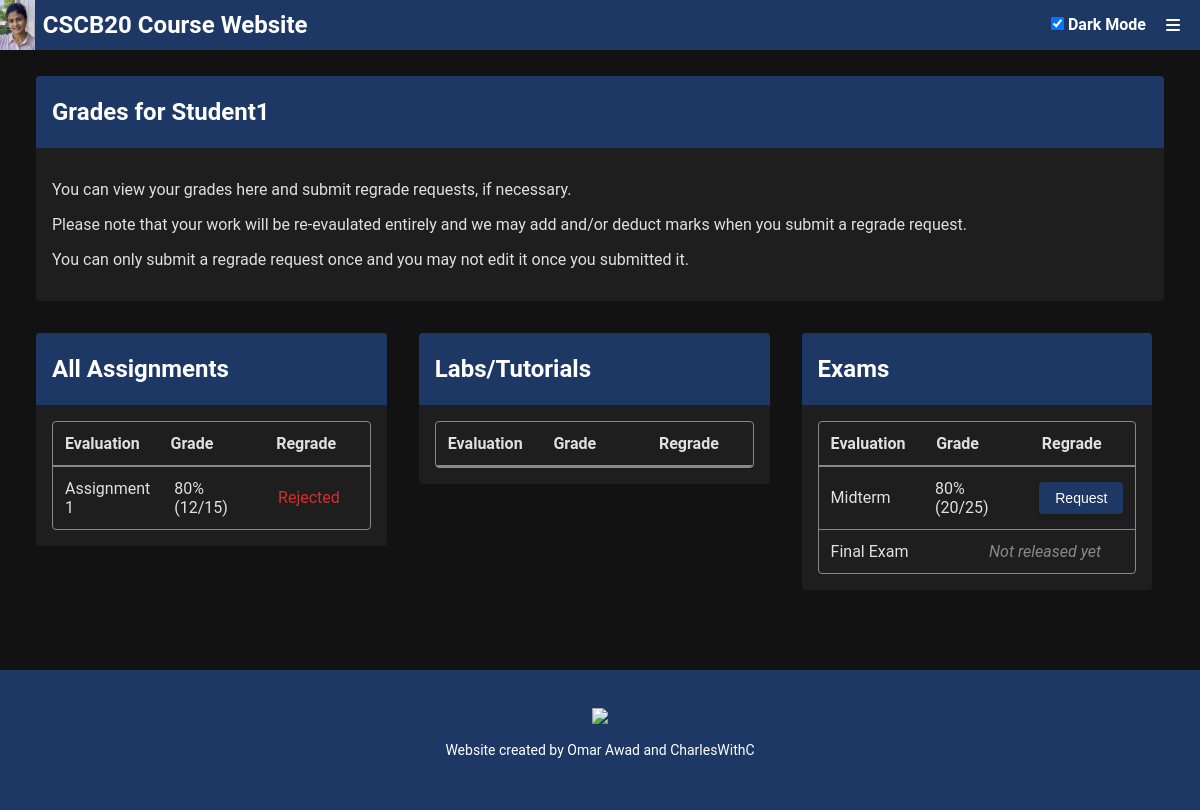
Page /grades (signed in) on the committed database.
### src/app.py (models this page shows, shortened)
class Mark(db.Model):
    __tablename__ = 'marks'
    markId = db.Column(db.Integer, primary_key=True)
    userId = db.Column(db.Integer, db.ForeignKey('users.userId'), nullable=False)
    markGroupId = db.Column(db.Integer, db.ForeignKey('markGroups.groupId'), nullable=False)
    grade = db.Column(db.Integer, nullable=False)
    updatedAt = db.Column(db.Integer, nullable=False)
    remark_requests = db.relationship('RemarkRequest', backref='mark', lazy=True)

class MarkGroup(db.Model):
    __tablename__ = 'markGroups'
    groupId = db.Column(db.Integer, primary_key=True)
    title = db.Column(db.String(255), nullable=False)
    maxGrade = db.Column(db.Integer, nullable=False)
    createdAt = db.Column(db.Integer, nullable=False)
    releasedAt = db.Column(db.Integer, nullable=False)
    marks = db.relationship('Mark', backref='mark_group', lazy=True)
    remark_requests = db.relationship('RemarkRequest', backref='mark_group', lazy=True)

### src/app.py (the view, shortened to what this page needs)
@app.route('/grades')
def grades():
    if 'userId' not in session:
        return redirect(url_for('login', message="Please login to access the grades."))
    current_user_id = session.get('userId')
    current_time = int(time.time())
    if session.get('userInfo', {}).get('accountType') == 'stu':
        student_marks = db.session.query(Mark, MarkGroup, RemarkRequest)\
                            .join(MarkGroup, Mark.markGroupId == MarkGroup.groupId)\
                            .outerjoin(RemarkRequest, Mark.markId == RemarkRequest.markId)\
                            .filter(Mark.userId == current_user_id)\
                            .all()
        return render_template('grades_student.html', student_marks = student_marks, current_time = current_time)

### src/templates/grades_student.html (shortened to what this page needs)
{% extends 'base.html' %}
{% block content %}
<div class="main-container">
    <div class="flex-container">
        <div class="no-flex">
            <div class="container">
                <div class="container-header">
                    <h2>Grades for {{ session['userInfo']['displayName'] }}</h2>
                </div>
                <div class="container-content">
                    <p>You can view your grades here and submit regrade requests, if necessary.</p>
                    <p>Please note that your work will be re-evaulated entirely and we may add and/or deduct marks when you submit a regrade request.</p>
                    <p>You can only submit a regrade request once and you may not edit it once you submitted it.</p>
                </div>
            </div>
        </div>
    </div>
    <div class="contain-33 flex-container">
        <div class="flex-33">
            <div class="container">
                <div class="container-header">
                    <h2>All Assignments</h2>
                </div>
                <div class="container-content">
                    <div class="grades-table">
                        <div class="table-header">
                            <div class="header-cell">Evaluation</div>
                            <div class="header-cell">Grade</div>
                            <div class="header-cell">Regrade</div>
                        </div>
                        {% for mark in student_marks %}
                            {% if ("assignment" in mark[1].title.lower()) %}
                            <div class="table-row">
                                <div class="table-cell">{{ mark[1].title }}</div>
                                {% if mark[1].releasedAt <= current_time %}
                                    <div class="table-cell">{{ 100 * mark[0].grade // mark[1].maxGrade }}% ({{ mark[0].grade }}/{{ mark[1].maxGrade }})</div>
                                {% endif %}
                                <div class="table-cell">
                                    {% if not mark[2] and mark[1].releasedAt <= current_time %}
                                    <button class="regrade-button" data-mark-id="{{ mark[0].markId }}" data-mark-group-title="{{ mark[1].title }}">Request</button>
                                    {% elif mark[2] and mark[2].status == 'Pending' %}
                                    <span class="muted">Requested (Pending)</span>
                                    {% elif mark[2] and mark[2].status == 'Approved' %}
                                    <span class="success-message">Approved</span>
                                    {% elif mark[2] and mark[2].status == 'Rejected' %}
                                    <span class="error-message">Rejected</span>
                                    {% else %}
                                    <span class="muted">Not released yet</span>
                                    {% endif %}
                                </div>
                            </div>
                            {% endif %}
                        {% endfor %}
                    </div>
                </div>
            </div>
        </div>
        <div class="flex-33">
            <div class="container">
                <div class="container-header">
                    <h2>Labs/Tutorials</h2>
                </div>
                <div class="container-content">
                    <div class="grades-table">
                        <div class="table-header">
                            <div class="header-cell">Evaluation</div>
                            <div class="header-cell">Grade</div>
                            <div class="header-cell">Regrade</div>
                        </div>
                    </div>
                </div>
            </div>
        </div>
        <div class="flex-33">
            <div class="container">
                <div class="container-header">
                    <h2>Exams</h2>
                </div>
                <div class="container-content">
                    <div class="grades-table">
                        <div class="table-header">
                            <div class="header-cell">Evaluation</div>
                            <div class="header-cell">Grade</div>
                            <div class="header-cell">Regrade</div>
                        </div>
                        {% for mark in student_marks %}
                            {% if ("exam" in mark[1].title.lower() or "midterm" in mark[1].title.lower() or "final" in mark[1].title.lower()) %}
                            <div class="table-row">
                                <div class="table-cell">{{ mark[1].title }}</div>
                                {% if mark[1].releasedAt <= current_time %}
                                    <div class="table-cell">{{ 100 * mark[0].grade // mark[1].maxGrade }}% ({{ mark[0].grade }}/{{ mark[1].maxGrade }})</div>
                                {% endif %}
                                <div class="table-cell">
                                    {% if not mark[2] and mark[1].releasedAt <= current_time %}
                                    <button class="regrade-button" data-mark-id="{{ mark[0].markId }}" data-mark-group-title="{{ mark[1].title }}">Request</button>
                                    {% elif mark[2] and mark[2].status == 'Pending' %}
                                    <span class="muted">Requested (Pending)</span>
                                    {% elif mark[2] and mark[2].status == 'Approved' %}
                                    <span class="success-message">Approved</span>
                                    {% elif mark[2] and mark[2].status == 'Rejected' %}
                                    <span class="error-message">Rejected</span>
                                    {% else %}
                                    <span class="muted">Not released yet</span>
                                    {% endif %}
                                </div>
                            </div>
                            {% endif %}
                        {% endfor %}
                    </div>
                </div>
            </div>
        </div>
    </div>
</div>
{% endblock %}

### src/templates/base.html (shortened to what this page needs)
<!DOCTYPE html>
<html>
<head>
    <link rel="stylesheet" type="text/css" href="{{ url_for('static', filename='css/styles.css') }}">
    <link rel="stylesheet" type="text/css"
        href="https://cdnjs.cloudflare.com/ajax/libs/font-awesome/6.7.2/css/all.min.css">
</head>
<body>
    <header>
        <div class="header-title">
            <img src="{{ url_for('static', filename='images/purva.png')}}" alt="Purva Gawde">
            <h1><a href="/">CSCB20 Course Website</a></h1>
        </div>
        <div class="header-control">
            <div class="theme-toggle">
                <label for="theme-toggle">
                    <input type="checkbox" id="theme-toggle">
                    Dark Mode
                </label>
            </div>
            <div>
                <nav class="menu">
                    <a class="menu-control-button" href="#"><i class="fa-solid fa-bars"></i></a>
                </nav>
            </div>
        </div>
    </header>
    {% block content %}{% endblock %}
    <footer>
        <a rel="noreferrer" target="_blank" href="https://web.cs.utoronto.ca">
            <img
                src="https://images.squarespace-cdn.com/content/v1/5c8e9a223560c34f9070706f/a580ab2c-54b5-48a3-9434-fb405f29a57e/CSC-Reverse-60-height.png?format=1500w" />
        </a>
        <p>Website created by Omar Awad and <a rel="noreferrer" target="_blank"
                href="https://charlws.com">CharlesWithC</a></p>
    </footer>
</body>
</html>
</html>

### src/static/css/styles.css (style rules this page uses)
:root { --body-background: #ECF0F3; --body-color: #0d0d0d; --container-background: white; --dropdown-hover-background: #f0f0f0; }
[data-theme="dark"] { --body-background: #121212; --body-color: #e0e0e0; --container-background: #1e1e1e; --dropdown-hover-background: #333; }
body { font-family: 'Roboto', sans-serif; padding: 0; margin: 0; background-color: var(--body-background); color: var(--body-color); }
a { text-decoration: none; color: #4e8dc5; }
header { position: fixed; top: 0; left: 0; width: 100%; height: 50px; z-index: 999; background-color: #1E3866; color: white; display: flex; justify-content: space-between; align-items: center; }
header a { color: white; }
.header-title { height: 50px; display: flex; align-items: center; gap: 8px; }
.header-control { display: flex; align-items: center; }
header img { height: 50px; }
header h1 { font-size: 24px; }
footer { width: calc(100% - 20px); height: 120px; padding: 10px; background-color: #1E3866; color: white; display: flex; flex-direction: column; align-items: center; justify-content: center; }
footer img { width: 300px; }
footer a { color: white; }
footer p { font-size: 14px; }
.theme-toggle { user-select: none; }
.menu { display: block; position: relative; margin-left: 10px; margin-right: 10px; }
.menu-control-button { color: white; margin-left: 10px; margin-right: 10px; }
.main-container { margin-top: 50px; padding: 10px 20px; color: #fae3e3; min-height: calc(100vh - 200px); }
.flex-container { display: flex; }
.no-flex { width: 100%; }
.flex-33 { width: 33%; }
.container { margin: 16px; border-radius: 4px; animation: floatUp 0.8s ease-out forwards; opacity: 0; overflow: auto; background-color: var(--container-background); color: var(--body-color); }
.container-header { background-color: #1E3866; color: white; padding: 2px 16px; }
.container-content { padding: 16px; }
button { border-radius: 4px; padding: 8px 16px; font-size: 14px; border: none; box-shadow: 0 2px 5px rgba(0, 0, 0, 0.1); background-color: #1E3866; color: white; cursor: pointer; }
input, select, textarea { border-radius: 4px; padding: 8px 16px; font-size: 14px; border: none; box-shadow: 0 2px 5px rgba(0, 0, 0, 0.1); margin: 8px 0 12px 0; color: var(--body-color); background-color: var(--body-background); }
label { font-weight: bold; }
.error-message { color: #d32f2f; }
.grades-table { display: flex; flex-direction: column; border: 1px solid #888; border-radius: 4px; overflow: scroll; }
.table-header { display: flex; font-weight: bold; border-bottom: 2px solid #888; }
.table-row { display: flex; border-bottom: 1px solid #888; }
.table-row:last-child { border-bottom: none; }
.header-cell, .table-cell { flex: 1; padding: 12px; display: flex; align-items: center; }
.muted { color: #888; font-style: italic; }

### rows in the picture
Mark: title "Assignment 1", 100*mark[0].grade//mark[1].maxGrade "80", grade "12", maxGrade "15"
Mark: title "Midterm", 100*mark[0].grade//mark[1].maxGrade "80", grade "20", maxGrade "25"
Mark: title "Final Exam", shows "Not released yet"

### other values in the picture
{{ session['userInfo']['displayName'] }} "Student1"
